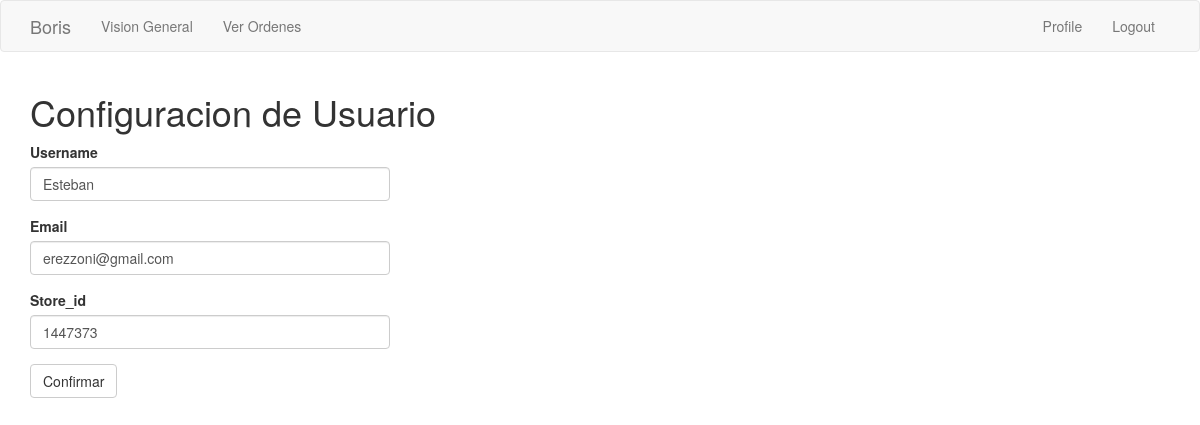
Screenshot of /edit_profile (signed in) with the database file from the repository.
### app/models.py (models this page shows, shortened)
class User(UserMixin, db.Model):
    id = db.Column(db.Integer, primary_key=True)
    username = db.Column(db.String(64), index=True, unique=True)
    email = db.Column(db.String(120), index=True, unique=True)
    password_hash = db.Column(db.String(128))
    last_seen = db.Column(db.DateTime, default=datetime.utcnow)
    store = db.Column(db.Integer, db.ForeignKey('company.store_id'))
    transaction = db.relationship('Transaction_log', backref='realizo', lazy='dynamic')

### app/main/routes.py (the view)
@bp.route('/edit_profile', methods=['GET', 'POST'])
@login_required
def edit_profile():
    form = EditProfileForm(obj=current_user)
    if form.validate_on_submit():
        form.populate_obj(current_user)
        db.session.commit()
        return redirect(url_for('main.user', username=current_user.username))
    return render_template('edit_profile.html', title='Editar perfil',
                           form=form)

### app/main/forms.py
class EditProfileForm(FlaskForm):
    username = StringField('Username', validators=[DataRequired()])
    email = StringField('Email', validators=[DataRequired(), Email()])
    store = StringField('Store_id', validators=[DataRequired()])
    submit = SubmitField('Confirmar')

### app/main/routes.py (called while the page is built)
@bp.before_app_request
def before_request():
    if current_user.is_authenticated:
        current_user.last_seen = datetime.utcnow()
        db.session.commit()

### app/models.py (called while the page is built)
@login.user_loader
def load_user(id):
    return User.query.get(int(id))

### app/templates/edit_profile.html
{% extends "base.html" %}
{% import 'bootstrap/wtf.html' as wtf %}
{% block app_content %}
    <h1>Configuracion de Usuario</h1>
    <div class="row">
        <div class="col-md-4">
            {{ wtf.quick_form(form) }}
        </div>
    </div>
{% endblock %}

### rows the page displays
User: username "Esteban", email "erezzoni@gmail.com", store "1447373"

### other values shown
{{ 'Logout' }} "Logout"
